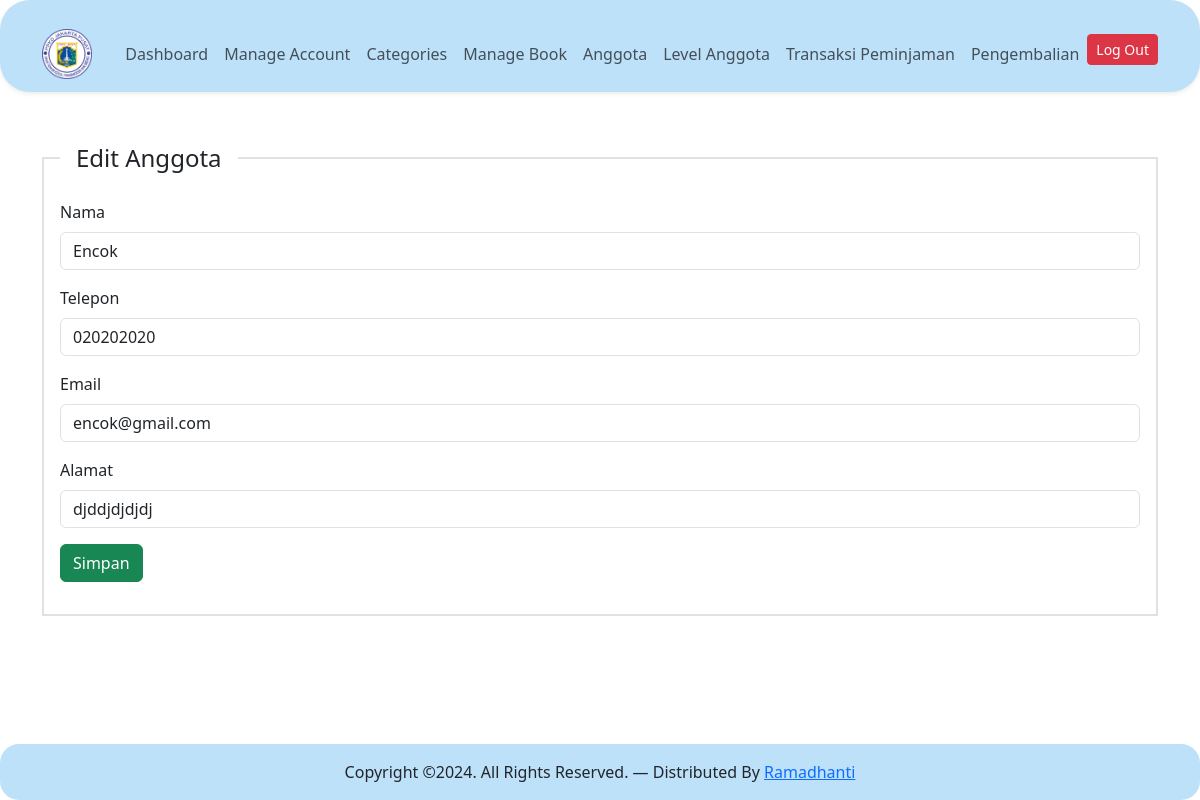
/controler/index.php?pg=tambah_anggota&edit=5 (signed in), run on the app's committed database.
### tables this page shows
CREATE TABLE `anggota` (
  `id` int(11) NOT NULL,
  `nama_anggota` varchar(50) NOT NULL,
  `telepon` varchar(16) NOT NULL,
  `email` varchar(50) NOT NULL,
  `alamat` text NOT NULL
);

### content/tambah_anggota.php (the view, shortened to what this page needs)
<?php
$id = isset($_GET['edit']) ? $_GET['edit'] : '';
$editUser = mysqli_query($koneksi, "SELECT * FROM anggota WHERE id= '$id'");
$rowEdit = mysqli_fetch_assoc($editUser);
?>
<div class="wrapper">
    <div class="container mt-5">
        <div class="row">
            <div col-sm-12>
                <fieldset class="border border-2 p-3" style="border-width: 2px; border-color: black; border-style: solid;">
                    <legend class="float-none w-auto px-3"><?php echo isset($_GET['edit']) ? 'Edit' : 'Tambah' ?> Anggota</legend>
                    <form action="" method="post">
                        <div class="mb-3">
                            <label for="nama" class="form-label">Nama</label>
                            <input type="text" class="form-control" name="nama_anggota" placeholder="Masukkan Nama Anda" value="<?php echo isset($_GET['edit']) ? $rowEdit['nama_anggota'] : '' ?>">
                        </div>
                        <div class="mb-3">
                            <label for="telepon" class="form-label">Telepon</label>
                            <input type="text" class="form-control" name="telepon" placeholder="Masukkan Telepon Anda" value="<?php echo isset($_GET['edit']) ? $rowEdit['telepon'] : '' ?>">
                        </div>
                        <div class="mb-3">
                            <label for="email" class="form-label">Email</label>
                            <input type="email" class="form-control" name="email" placeholder="Masukkan Email Anda" value="<?php echo isset($_GET['edit']) ? $rowEdit['email'] : '' ?>">
                        </div>
                        <div class="mb-3">
                            <label for="alamat" class="form-label">Alamat</label>
                            <input type="text" class="form-control" name="alamat" placeholder="Masukkan Alamat Anda" value="<?php echo isset($_GET['edit']) ? $rowEdit['alamat'] : '' ?>">
                        </div>
                        <div class="mb-3">
                            <button type="submit" class="btn btn-success" name="<?php echo isset($_GET['edit']) ? 'edit' : 'tambah' ?>">Simpan</button>
                        </div>
                    </form>
                </fieldset>
            </div>
        </div>
    </div>
</div>

### data on the page
anggota: nama_anggota "Encok", telepon "020202020", email "encok@gmail.com", alamat "djddjdjdjdj"
